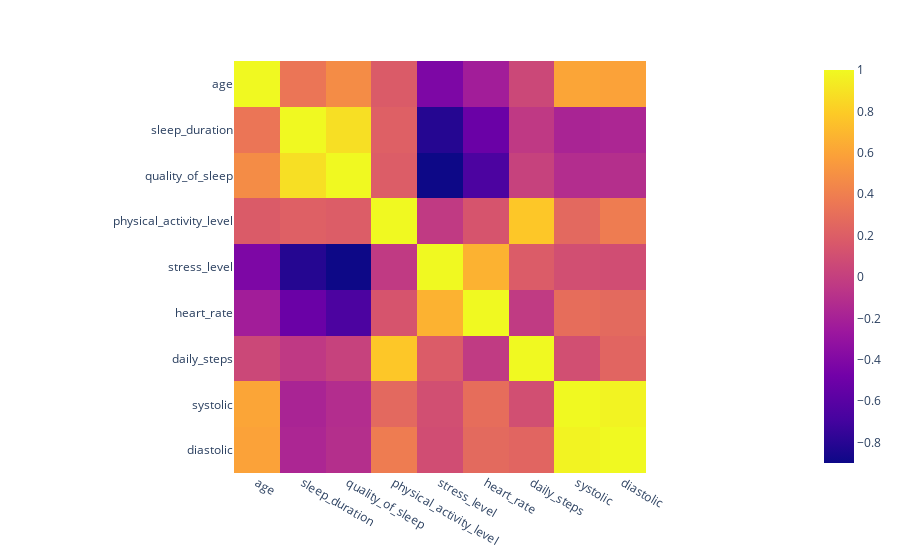

Notebook code for this chart:
### Markdown cell above
***Main Conclusions***
* We can see that the BMI Category can be a very important factor in determining wether the person has a sleep disorder

* Individuals with higher levels of physical activity demonstrate better sleep quality, suggesting a positive correlation between physical activity and sleep quality.

* The presence of a sleep disorder does not appear to show a significant correlation with the level of physical activity. The two factors seem to be unrelated.

* A clear negative correlation is observed between stress levels and sleep quality, implying that higher stress levels are associated with lower sleep quality.

* Older individuals tend to experience better sleep quality on average, indicating a positive correlation between age and sleep quality.

### Code cell
# A heatmap represeting the correlation between the numerical variables in the dataset
corr = px.imshow(sleep_data.corr(numeric_only=True),)
corr.show()

### Figure 1 — Plotly figure (JSON) as saved in the notebook; plotly's stock layout.template omitted (floating-point values rounded to 4 significant figures)
{"data": [{"coloraxis": "coloraxis", "hovertemplate": "x: %{x}<br>y: %{y}<br>color: %{z}<extra></extra>", "name": "0", "type": "heatmap", "x": ["age", "sleep_duration", "quality_of_sleep", "physical_activity_level", "stress_level", "heart_rate", "daily_steps", "systolic", "diastolic"], "xaxis": "x", "y": ["age", "sleep_duration", "quality_of_sleep", "physical_activity_level", "stress_level", "heart_rate", "daily_steps", "systolic", "diastolic"], "yaxis": "y", "z": [[1, 0.3447, 0.4737, 0.179, -0.4223, -0.2256, 0.05797, 0.6059, 0.5938], [0.3447, 1, 0.8832, 0.2124, -0.811, -0.5165, -0.03953, -0.1804, -0.1666], [0.4737, 0.8832, 1, 0.1929, -0.8988, -0.6599, 0.01679, -0.1216, -0.1102], [0.179, 0.2124, 0.1929, 1, -0.03413, 0.137, 0.7727, 0.2654, 0.3827], [-0.4223, -0.811, -0.8988, -0.03413, 1, 0.67, 0.1868, 0.1028, 0.09181], [-0.2256, -0.5165, -0.6599, 0.137, 0.67, 1, -0.03031, 0.2941, 0.2711], [0.05797, -0.03953, 0.01679, 0.7727, 0.1868, -0.03031, 1, 0.1033, 0.242], [0.6059, -0.1804, -0.1216, 0.2654, 0.1028, 0.2941, 0.1033, 1, 0.9729], [0.5938, -0.1666, -0.1102, 0.3827, 0.09181, 0.2711, 0.242, 0.9729, 1]]}], "layout": {"coloraxis": {"colorscale": [[0, "#0d0887"], [0.1111, "#46039f"], [0.2222, "#7201a8"], [0.3333, "#9c179e"], [0.4444, "#bd3786"], [0.5556, "#d8576b"], [0.6667, "#ed7953"], [0.7778, "#fb9f3a"], [0.8889, "#fdca26"], [1, "#f0f921"]]}, "margin": {"t": 60}, "xaxis": {"anchor": "y", "constrain": "domain", "domain": [0, 1], "scaleanchor": "y"}, "yaxis": {"anchor": "x", "autorange": "reversed", "constrain": "domain", "domain": [0, 1]}}}
